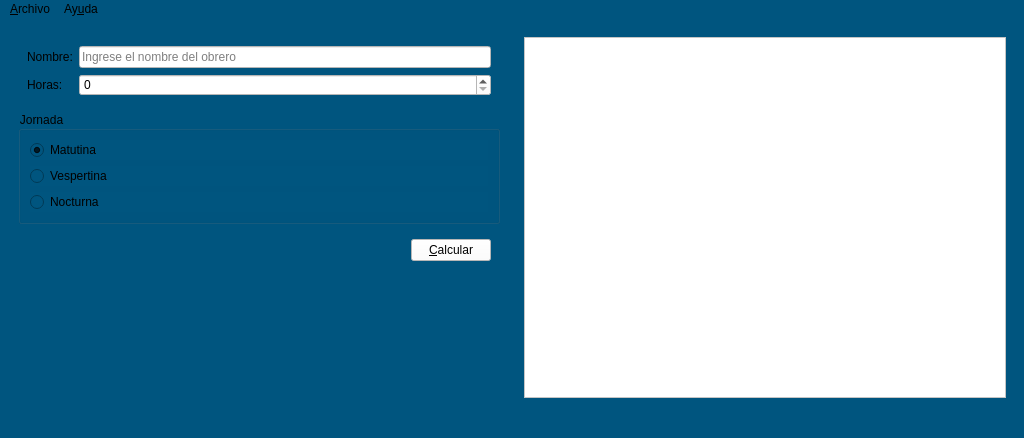
<?xml version="1.0" encoding="UTF-8"?>
<ui version="4.0">
 <class>Principal</class>
 <widget class="QMainWindow" name="Principal">
  <property name="geometry">
   <rect>
    <x>0</x>
    <y>0</y>
    <width>1024</width>
    <height>438</height>
   </rect>
  </property>
  <property name="windowTitle">
   <string>Salarios</string>
  </property>
  <property name="windowIcon">
   <iconset resource="Recursos.qrc">
    <normaloff>:/iconos/Recursos/salario.png</normaloff>:/iconos/Recursos/salario.png</iconset>
  </property>
  <property name="styleSheet">
   <string notr="true">background-color: rgb(0, 85, 127);</string>
  </property>
  <widget class="QWidget" name="centralwidget">
   <layout class="QHBoxLayout" name="horizontalLayout_2">
    <item>
     <widget class="QWidget" name="widget_2" native="true">
      <property name="minimumSize">
       <size>
        <width>500</width>
        <height>0</height>
       </size>
      </property>
      <layout class="QVBoxLayout" name="verticalLayout_3">
       <item>
        <widget class="QWidget" name="widget_3" native="true">
         <layout class="QFormLayout" name="formLayout">
          <item row="0" column="0">
           <widget class="QLabel" name="label">
            <property name="styleSheet">
             <string notr="true">border-color: rgb(0, 0, 0);</string>
            </property>
            <property name="text">
             <string>Nombre:</string>
            </property>
           </widget>
          </item>
          <item row="0" column="1">
           <widget class="QLineEdit" name="inNombre">
            <property name="styleSheet">
             <string notr="true">background-color: rgb(255, 255, 255);
border-color: rgb(0, 0, 0);</string>
            </property>
            <property name="placeholderText">
             <string>Ingrese el nombre del obrero</string>
            </property>
           </widget>
          </item>
          <item row="1" column="0">
           <widget class="QLabel" name="label_2">
            <property name="styleSheet">
             <string notr="true">border-color: rgb(0, 0, 0);</string>
            </property>
            <property name="text">
             <string>Horas:</string>
            </property>
           </widget>
          </item>
          <item row="1" column="1">
           <widget class="QSpinBox" name="inHoras">
            <property name="styleSheet">
             <string notr="true">background-color: rgb(255, 255, 255);
border-color: rgb(0, 0, 0);</string>
            </property>
            <property name="maximum">
             <number>50</number>
            </property>
            <property name="singleStep">
             <number>1</number>
            </property>
           </widget>
          </item>
         </layout>
        </widget>
       </item>
       <item>
        <widget class="QGroupBox" name="groupBox">
         <property name="title">
          <string>Jornada</string>
         </property>
         <layout class="QVBoxLayout" name="verticalLayout_2">
          <item>
           <widget class="QRadioButton" name="inMatutina">
            <property name="text">
             <string>Matutina</string>
            </property>
            <property name="checked">
             <bool>true</bool>
            </property>
           </widget>
          </item>
          <item>
           <widget class="QRadioButton" name="inVespertina">
            <property name="text">
             <string>Vespertina</string>
            </property>
           </widget>
          </item>
          <item>
           <widget class="QRadioButton" name="inNocturna">
            <property name="text">
             <string>Nocturna</string>
            </property>
           </widget>
          </item>
         </layout>
        </widget>
       </item>
       <item>
        <widget class="QWidget" name="widget_4" native="true">
         <layout class="QHBoxLayout" name="horizontalLayout">
          <item>
           <spacer name="horizontalSpacer">
            <property name="orientation">
             <enum>Qt::Horizontal</enum>
            </property>
            <property name="sizeHint" stdset="0">
             <size>
              <width>125</width>
              <height>20</height>
             </size>
            </property>
           </spacer>
          </item>
          <item>
           <widget class="QPushButton" name="cmdCalcular">
            <property name="styleSheet">
             <string notr="true">background-color: rgb(255, 255, 255);
border-color: rgb(0, 0, 0);</string>
            </property>
            <property name="text">
             <string>&amp;Calcular</string>
            </property>
           </widget>
          </item>
         </layout>
        </widget>
       </item>
       <item>
        <spacer name="verticalSpacer">
         <property name="orientation">
          <enum>Qt::Vertical</enum>
         </property>
         <property name="sizeHint" stdset="0">
          <size>
           <width>20</width>
           <height>40</height>
          </size>
         </property>
        </spacer>
       </item>
      </layout>
     </widget>
    </item>
    <item>
     <widget class="QWidget" name="widget" native="true">
      <property name="minimumSize">
       <size>
        <width>500</width>
        <height>0</height>
       </size>
      </property>
      <layout class="QVBoxLayout" name="verticalLayout">
       <item>
        <widget class="QPlainTextEdit" name="outResultado">
         <property name="styleSheet">
          <string notr="true">background-color: rgb(255, 255, 255);</string>
         </property>
         <property name="readOnly">
          <bool>true</bool>
         </property>
        </widget>
       </item>
      </layout>
     </widget>
    </item>
   </layout>
  </widget>
  <widget class="QMenuBar" name="menubar">
   <property name="geometry">
    <rect>
     <x>0</x>
     <y>0</y>
     <width>1024</width>
     <height>21</height>
    </rect>
   </property>
   <widget class="QMenu" name="menuarchivo">
    <property name="title">
     <string>&amp;Archivo</string>
    </property>
    <addaction name="actionNuevo"/>
    <addaction name="actionAbrir"/>
    <addaction name="actionGuardar"/>
    <addaction name="separator"/>
    <addaction name="actionCalcular"/>
    <addaction name="separator"/>
    <addaction name="actionSalir"/>
   </widget>
   <widget class="QMenu" name="menuAyuda">
    <property name="title">
     <string>Ay&amp;uda</string>
    </property>
    <addaction name="separator"/>
    <addaction name="actionAcerca_de"/>
   </widget>
   <addaction name="menuarchivo"/>
   <addaction name="menuAyuda"/>
  </widget>
  <widget class="QStatusBar" name="statusbar"/>
  <action name="actionAcerca_de">
   <property name="icon">
    <iconset resource="Recursos.qrc">
     <normaloff>:/iconos/Recursos/pregunta.png</normaloff>:/iconos/Recursos/pregunta.png</iconset>
   </property>
   <property name="text">
    <string>Ac&amp;erca de...</string>
   </property>
  </action>
  <action name="actionNuevo">
   <property name="icon">
    <iconset resource="Recursos.qrc">
     <normaloff>:/iconos/Recursos/agregar-archivo.png</normaloff>:/iconos/Recursos/agregar-archivo.png</iconset>
   </property>
   <property name="text">
    <string>&amp;Nuevo</string>
   </property>
   <property name="shortcut">
    <string>Ctrl+N</string>
   </property>
  </action>
  <action name="actionAbrir">
   <property name="icon">
    <iconset resource="Recursos.qrc">
     <normaloff>:/iconos/Recursos/abrir-caja.png</normaloff>:/iconos/Recursos/abrir-caja.png</iconset>
   </property>
   <property name="text">
    <string>A&amp;brir</string>
   </property>
   <property name="shortcut">
    <string>Ctrl+O</string>
   </property>
  </action>
  <action name="actionGuardar">
   <property name="icon">
    <iconset resource="Recursos.qrc">
     <normaloff>:/iconos/Recursos/disquete.png</normaloff>:/iconos/Recursos/disquete.png</iconset>
   </property>
   <property name="text">
    <string>&amp;Guardar</string>
   </property>
   <property name="shortcut">
    <string>Ctrl+S</string>
   </property>
  </action>
  <action name="actionSalir">
   <property name="icon">
    <iconset resource="Recursos.qrc">
     <normaloff>:/iconos/Recursos/cerrar-sesion.png</normaloff>:/iconos/Recursos/cerrar-sesion.png</iconset>
   </property>
   <property name="text">
    <string>&amp;Salir</string>
   </property>
   <property name="shortcut">
    <string>Ctrl+Q</string>
   </property>
  </action>
  <action name="actionCalcular">
   <property name="icon">
    <iconset resource="Recursos.qrc">
     <normaloff>:/iconos/Recursos/presupuesto.png</normaloff>:/iconos/Recursos/presupuesto.png</iconset>
   </property>
   <property name="text">
    <string>&amp;Calcular</string>
   </property>
   <property name="shortcut">
    <string>F1</string>
   </property>
  </action>
 </widget>
 <tabstops>
  <tabstop>inNombre</tabstop>
  <tabstop>inHoras</tabstop>
  <tabstop>inMatutina</tabstop>
  <tabstop>inVespertina</tabstop>
  <tabstop>inNocturna</tabstop>
  <tabstop>cmdCalcular</tabstop>
  <tabstop>outResultado</tabstop>
 </tabstops>
 <resources>
  <include location="Recursos.qrc"/>
 </resources>
 <connections/>
</ui>
